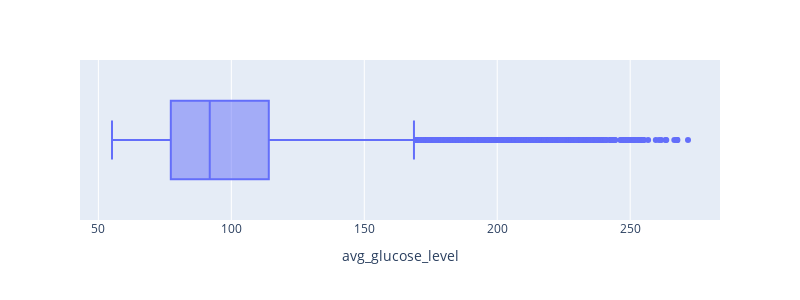

Source (notebook cell):
### Code cell
#visualizing outliers in 'avg_glucose_level' column
fig = px.box(data_frame = df,
            x = "avg_glucose_level",
            width = 800,
            height = 300)
fig.show()

### Figure 1 — Plotly figure (JSON) as saved in the notebook; plotly's stock layout.template omitted (floating-point values rounded to 4 significant figures; data arrays with more than 128 entries replaced by an {"elided": "..."} marker saying what was removed)
{"data": [{"alignmentgroup": "True", "hovertemplate": "avg_glucose_level=%{x}<extra></extra>", "legendgroup": "", "marker": {"color": "#636efa"}, "name": "", "notched": false, "offsetgroup": "", "orientation": "h", "showlegend": false, "type": "box", "x": {"elided": "5109 float values"}, "x0": " ", "xaxis": "x", "y0": " ", "yaxis": "y"}], "layout": {"boxmode": "group", "height": 300, "legend": {"tracegroupgap": 0}, "margin": {"t": 60}, "width": 800, "xaxis": {"anchor": "y", "domain": [0, 1], "title": {"text": "avg_glucose_level"}}, "yaxis": {"anchor": "x", "domain": [0, 1]}}}
